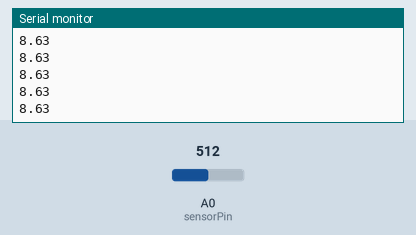
A sketch run on a simulated Arduino Uno, built with avr-gcc and run on an emulated ATmega328P. Parts: the last lines printed to the serial monitor. Inputs (shaded band) come from the test bench; at power-on: A0 (sensorPin) = 512.

Above: at 1.2 s.
1.3 s: A0 (sensorPin) set to 0
At 1.4 s:
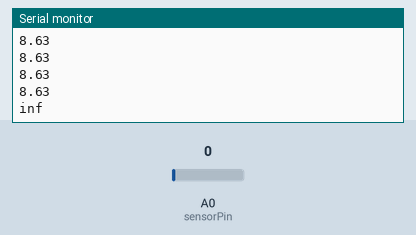
3.3 s: A0 (sensorPin) set to 122
At 3.33 s:
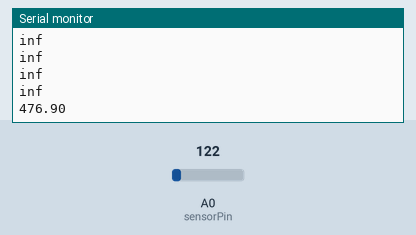
Timing chart, 0 to 6.3 s (numbered marks = the images above; inputs shaded):
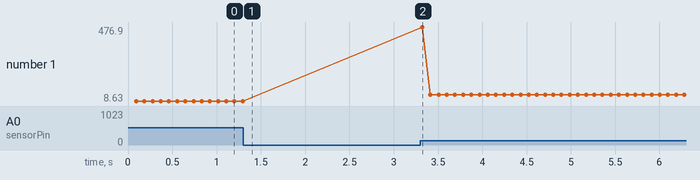

Measured:
- after the input at 1.3 s, the serial monitor: prints a new line after 0.09 s (image 1)
- after the input at 3.3 s, the serial monitor: prints a new line at once (image 2)
- plotted number 1: 8.63 → 49.21 after the input at 3.3 s

The sketch:

step3_infrared_dist.ino
```cpp
const int sensorPin = A0;
const float voltsPerMeasurement = 5.0/1024.0;

void setup()
{
  Serial.begin(115200);
}

void loop() {
  float result = readDist();
  Serial.println(result);
}

float readDist(){
  float volts = readAnalog() * voltsPerMeasurement;
  // return 65 * pow(volts, -1.10); // for big IR sensor (SHARP 2Y0A02)
  return pow(14.7737/volts, 1.2134); // for small IR sensor (SHARP 2Y0A21)
}

float readAnalog()
{
  int sum = 0;
  int maxV = -5000;
  int minV = 5000;
  int n = 15;
  for (int i = 0; i < n; i++)
  {
    int cur = analogRead(sensorPin);
    if (cur > maxV)
    {
      maxV = cur;
    }
    if (cur < minV)
    {
      minV = cur;
    }
    sum += cur;
    delay(6);
  }
  return (sum - maxV - minV) / (float)(n - 2);
}
```
